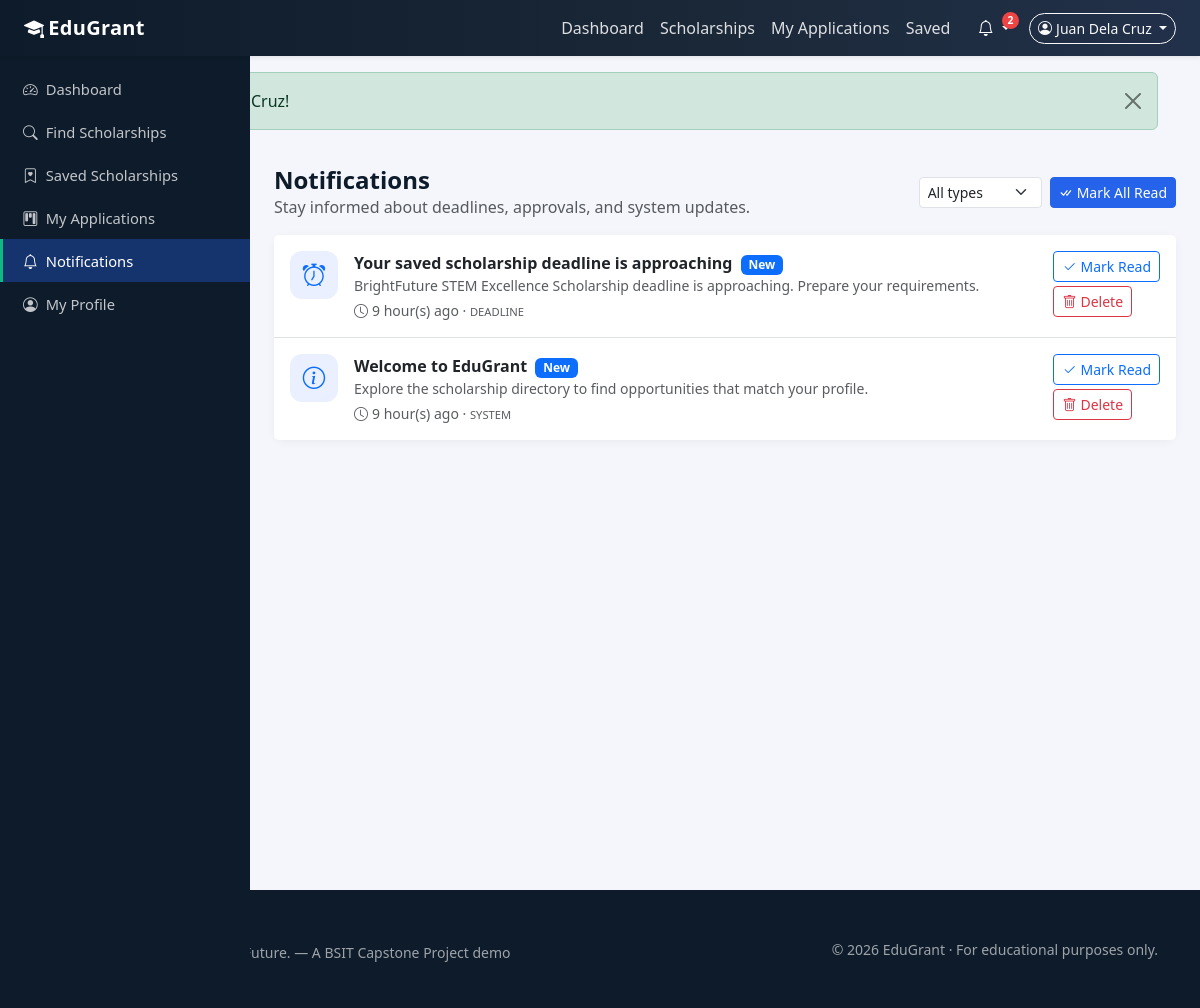
Page /student/notifications.php (signed in) on the committed database.
### tables this page shows
CREATE TABLE `notifications` (
  `id` INT UNSIGNED NOT NULL AUTO_INCREMENT,
  `user_id` INT UNSIGNED NOT NULL,
  `title` VARCHAR(255) NOT NULL,
  `message` TEXT DEFAULT NULL,
  `type` ENUM('deadline','application','scholarship','system','approval','rejection') NOT NULL DEFAULT 'system',
  `is_read` TINYINT(1) NOT NULL DEFAULT 0,
  `created_at` DATETIME NOT NULL DEFAULT CURRENT_TIMESTAMP,
  PRIMARY KEY (`id`),
  KEY `idx_notif_user` (`user_id`),
  KEY `idx_notif_read` (`is_read`),
  CONSTRAINT `fk_notif_user` FOREIGN KEY (`user_id`)
    REFERENCES `users` (`id`) ON DELETE CASCADE ON UPDATE CASCADE
);

### includes/functions.php (called while the page is built, shortened)
<?php
function e(?string $value): string
{
    return htmlspecialchars((string)$value, ENT_QUOTES, 'UTF-8');
}
function notifIcon(string $type): string
{
    $map = [
        'deadline'    => 'alarm',
        'application' => 'kanban',
        'scholarship' => 'collection',
        'approval'    => 'check-circle',
        'rejection'   => 'x-circle',
        'system'      => 'info-circle',
    ];
    return $map[$type] ?? 'info-circle';
}
function timeAgo(?string $datetime): string
{
    $ts = strtotime($datetime);
    $diff = time() - $ts;
    if ($diff < 86400) return floor($diff / 3600) . ' hour(s) ago';
    return date('M j, Y', $ts);
}

### student/notifications.php (the view, shortened to what this page needs)
<?php
require_once __DIR__ . '/../includes/functions.php';
$user = getCurrentUser();
$pdo = db();
$where = 'n.user_id = ?';
$params = [$user['id']];
$stmt = $pdo->prepare("SELECT n.* FROM notifications n WHERE $where ORDER BY n.created_at DESC, n.id DESC LIMIT 100");
$stmt->execute($params);
$notifications = $stmt->fetchAll();
include BASE_PATH . '/includes/header.php';
?>
<div class="container-fluid p-0">
    <div class="d-flex">
        <?php include BASE_PATH . '/includes/sidebar.php'; ?>
        <div class="flex-grow-1 dashboard-content">
            <div class="px-3 px-lg-4">
                <div class="d-flex justify-content-between align-items-center flex-wrap gap-2 mb-3">
                    <div>
                        <h4 class="fw-bold text-navy mb-0">Notifications</h4>
                        <p class="text-muted mb-0">Stay informed about deadlines, approvals, and system updates.</p>
                    </div>
                    <div class="d-flex gap-2">
                        <form method="get" class="d-flex gap-2">
                            <select class="form-select form-select-sm" name="type" onchange="this.form.submit()">
                                <option value="">All types</option>
                            </select>
                        </form>
                        <form method="post">
                            <button class="btn btn-primary-soft btn-sm" name="mark_all_read" value="1">
                                <i class="bi bi-check-all me-1"></i>Mark All Read
                            </button>
                        </form>
                    </div>
                </div>
                <?php if (empty($notifications)): ?>
                    <div class="card empty-state">
                        <i class="bi bi-bell"></i>
                        <h5 class="mt-3">No notifications</h5>
                        <p class="mb-0">You have no notifications to display.</p>
                    </div>
                <?php else: ?>
                    <div class="card">
                        <ul class="list-group list-group-flush">
                            <?php foreach ($notifications as $n): ?>
                                <li class="list-group-item <?php echo $n['is_read'] ? '' : 'bg-white'; ?> d-flex justify-content-between align-items-start gap-2 py-3">
                                    <div class="d-flex gap-3">
                                        <span class="stat-icon bg-blue-soft"><i class="bi bi-<?php echo e(notifIcon($n['type'])); ?> text-primary"></i></span>
                                        <div>
                                            <div class="fw-semibold">
                                                <?php echo e($n['title']); ?>
                                                <?php if (!$n['is_read']): ?><span class="badge bg-primary ms-1">New</span><?php endif; ?>
                                            </div>
                                            <div class="small text-muted"><?php echo e($n['message']); ?></div>
                                            <div class="small text-muted mt-1">
                                                <i class="bi bi-clock me-1"></i><?php echo e(timeAgo($n['created_at'])); ?>
                                                · <span class="text-uppercase" style="font-size:.7rem;"><?php echo e($n['type']); ?></span>
                                            </div>
                                        </div>
                                    </div>
                                    <div class="d-flex flex-column gap-1">
                                        <?php if (!$n['is_read']): ?>
                                            <form method="post">
                                                <button class="btn btn-sm btn-outline-primary" name="mark_read" value="<?php echo $n['id']; ?>">
                                                    <i class="bi bi-check2 me-1"></i>Mark Read
                                                </button>
                                            </form>
                                        <?php endif; ?>
                                        <form method="post">
                                            <button class="btn btn-sm btn-outline-danger" name="delete" value="<?php echo $n['id']; ?>">
                                                <i class="bi bi-trash me-1"></i>Delete
                                            </button>
                                        </form>
                                    </div>
                                </li>
                            <?php endforeach; ?>
                        </ul>
                    </div>
                <?php endif; ?>
            </div>
        </div>
    </div>
</div>
<?php include BASE_PATH . '/includes/footer.php'; ?>

### assets/css/style.css (style rules this page uses)
:root { --edu-navy: #0d1b2a; --edu-navy-2: #1b2838; --edu-blue: #2563eb; --edu-blue-dark: #1e4fc2; --edu-bg: #f4f6fb; --edu-card-bg: #ffffff; --edu-green: #10b981; --edu-green-dark: #0d9d6e; --edu-border: #e4e7ef; --edu-text: #1f2937; --edu-muted: #6b7280; --edu-sidebar-width: 250px; --edu-radius: 12px; }
body { font-family: "Segoe UI", system-ui, -apple-system, "Helvetica Neue", Arial, sans-serif; background-color: var(--edu-bg); color: var(--edu-text); min-height: 100vh; }
.btn-primary-soft { background-color: var(--edu-blue); border-color: var(--edu-blue); color: #fff; }
.dashboard-layout { background: var(--edu-bg); }
.dashboard-content { margin-left: var(--edu-sidebar-width); padding-top: 1.25rem; padding-bottom: 2rem; min-height: calc(100vh - 56px); }
.stat-icon { width: 48px; height: 48px; border-radius: 12px; display: flex; align-items: center; justify-content: center; font-size: 1.4rem; }
.bg-blue-soft { background: #eaf0ff; color: var(--edu-blue); }
.card { border: none; border-radius: var(--edu-radius); box-shadow: 0 2px 10px rgba(13, 27, 42, .05); }
.text-navy { color: var(--edu-navy) !important; }

### rows in the picture
notifications: title "Your saved scholarship deadline is approaching", is_read "New", message "BrightFuture STEM Excellence Scholarship deadline is approaching. Prepare your requirements.", created_at "9 hour(s) ago", type "DEADLINE", $n['id'] 3 (drawn)
notifications: title "Welcome to EduGrant", is_read "New", message "Explore the scholarship directory to find opportunities that match your profile.", created_at "9 hour(s) ago", type "SYSTEM", $n['id'] 2 (drawn)

### other values in the picture
APP_NAME "EduGrant"
$notifCount "2"
$currentUser['name'] "Juan Dela Cruz"
$label "Dashboard Find Scholarships Saved Scholarships My Applications Notifications My Profile"
